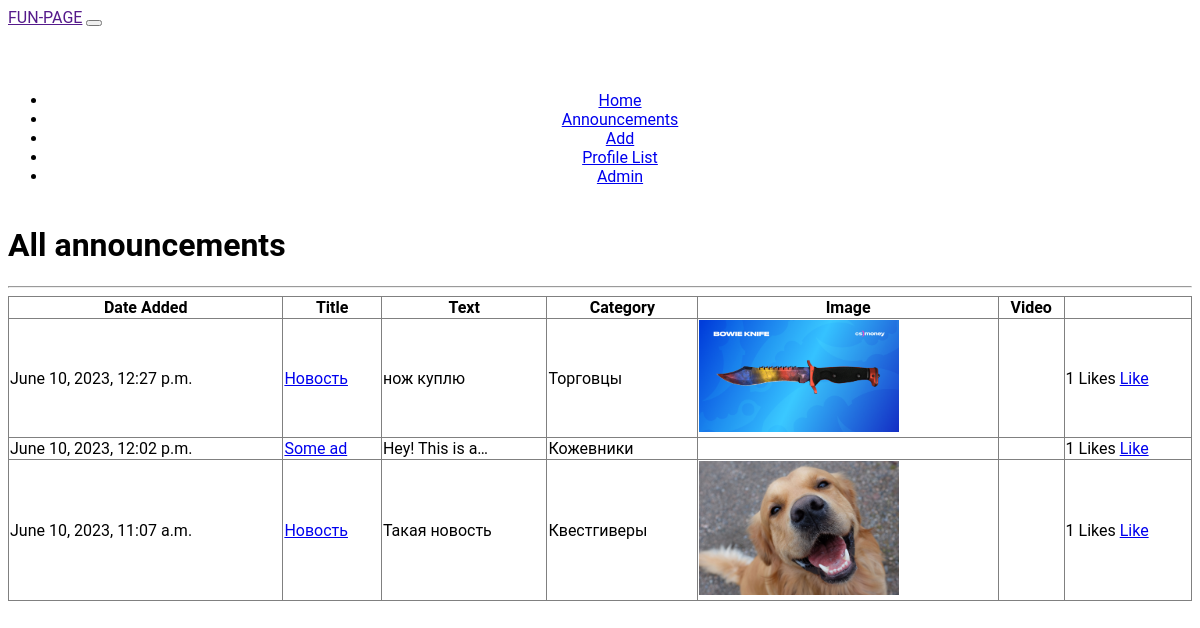
/ads/, run on the app's committed database.
### fun/models.py (models this page shows, shortened)
class Announcement(models.Model):
    title = models.CharField(max_length=100)
    text = models.TextField()
    category = models.ForeignKey(Category, on_delete=models.CASCADE)
    author = models.ForeignKey(User, default=1, on_delete=models.CASCADE)
    date_added = models.DateTimeField(auto_now_add=True)
    image = models.ImageField(upload_to='images/', null=True, blank=True)
    video = models.FileField(upload_to='videos/', null=True, blank=True)
    likes = models.ManyToManyField(User, related_name="ad_like", blank=True)
    def likes_number(self):
        return self.likes.count()

class Category(models.Model):
    name = models.CharField(max_length=20, unique=True)
    def __str__(self):
        return f'{self.name.title()}'

### fun/views.py (the view)
# urls.py: path('ads/', AdList.as_view(), name='ads'),
class AdList(ListView):
    model = Announcement
    ordering = ['-date_added']
    paginate_by = 10
    template_name = 'ads.html'
    context_object_name = 'ads'
    def ads(request):
        ads = Announcement.objects.all()
        context = {'ads': ads}
        return render(request, 'ads.html', context)

### templates/ads.html (shortened to what this page needs)
{% extends 'flatpages/default.html' %}
{% block content %}
<h1><b> All announcements </b></h1>
<hr>
    {% if ads %}
        <table border="1" style="border-collapse: collapse; width: 100%; height: 36px;">
  <thead>
    <tr>
      <th>Date Added</th>
      <th>Title</th>
      <th>Text</th>
      <th>Category</th>
      <th>Image</th>
      <th>Video</th>
    </tr>
  </thead>
  <tbody>
    {% for announcement in ads %}
      <tr>
        <td>{{ announcement.date_added }}</td>
        <td><a href="{% url 'ad' announcement.pk %}">{{ announcement.title|truncatechars:13 }}</td>
        <td>{{ announcement.text|truncatechars:15 }}</td>
        <td>{{ announcement.category }}</td>
        <td>
          {% if announcement.image %}
            <img src="{{ announcement.image.url }}" alt="{{ announcement.image }}" style="max-width: 200px;">
          {% endif %}
        </td>
        <td>
        <td>{{ announcement.likes_number }} Likes
        {% if user in announcement.likes.all %}
        <a href ="{% url 'ad_like' announcement.id%}"> Unlike</a>
        {% else %}
        <a href ="{% url 'ad_like' announcement.id%}"> Like</a>
        </td>
        {% endif %}
      </tr>
    {% endfor %}
  </tbody>
</table>
    {% else %}
        <h2> No announcements </h2>
    {% endif %}
{% endblock content %}

### static/css/styles.css (style rules this page uses)
body a { transition: 0.5s all; -webkit-transition: 0.5s all; -o-transition: 0.5s all; -moz-transition: 0.5s all; -ms-transition: 0.5s all; }
html, body { font-size: 100%; font-family: 'Roboto', sans-serif; }
body { background:#FFFFFF; }

### data on the page
Announcement: date_added "June 10, 2023, 12:27 p.m.", title "Новость", text "нож куплю", category "Торговцы", image (picture), likes_number "1", shows "Like"
Announcement: date_added "June 10, 2023, 12:02 p.m.", title "Some ad", text "Hey! This is a…", category "Кожевники", likes_number "1", shows "Like"
Announcement: date_added "June 10, 2023, 11:07 a.m.", title "Новость", text "Такая новость", category "Квестгиверы", image (picture), likes_number "1", shows "Like"
